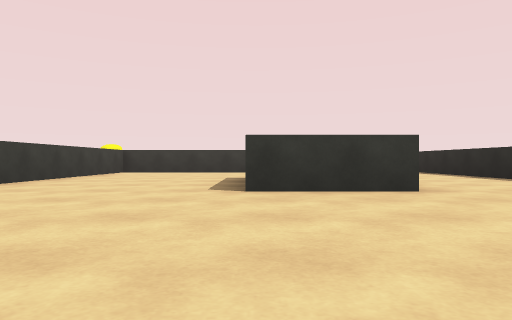
view 1 (above)

24 first-person views from a walk through a Unity game level. The camera is 0.33 m above the floor, looks level and sees 70° across. The floor is counted in squares, 1 m on a side. Each view is taken from the middle of a square. On the plan, view 1 faces up. The plan holds only what a view shows up to about 9 squares ahead; the rest is blank. The player character is not drawn.

view 2
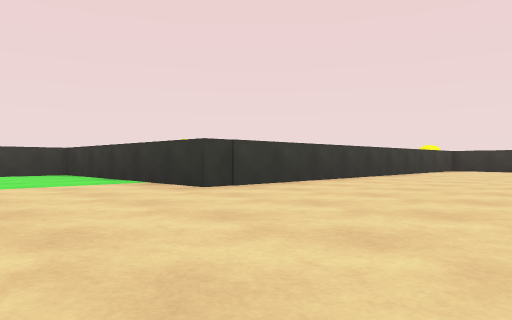

view 3
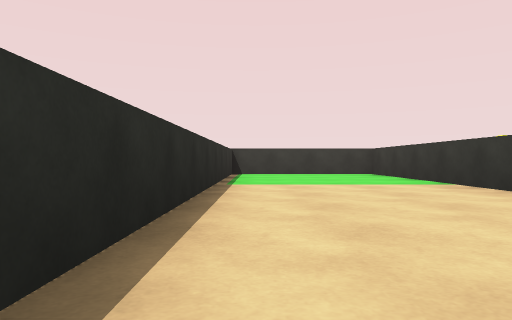

view 4
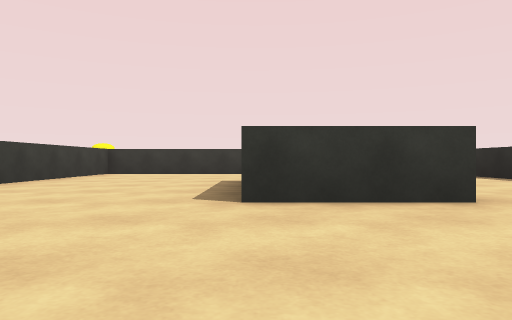

view 5
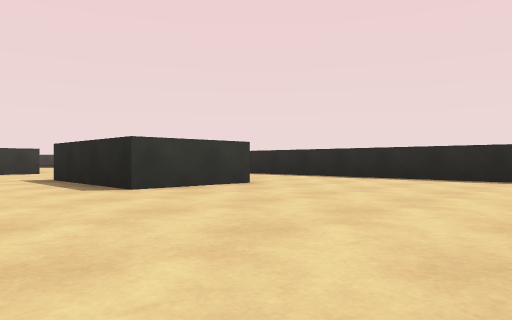

view 6
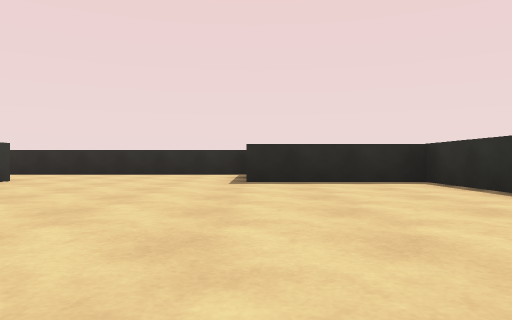

view 7
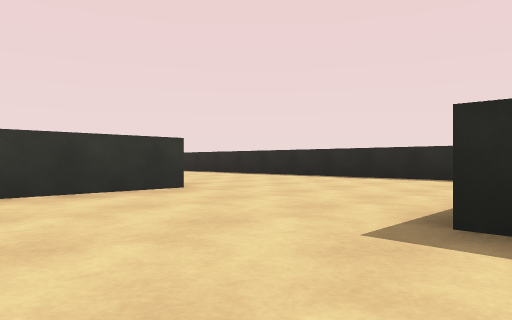

view 8
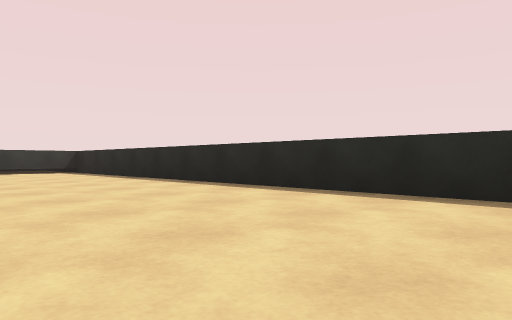

view 9
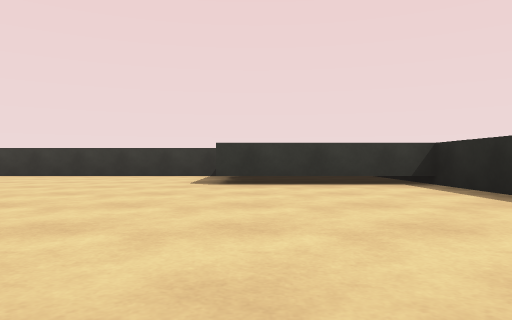

view 10
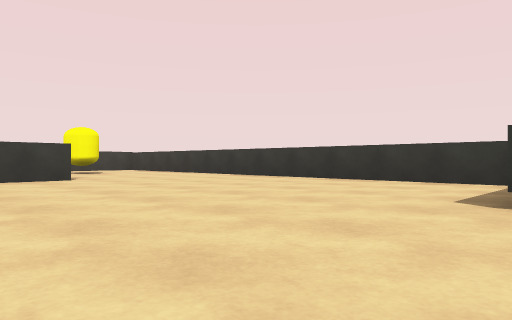

view 11
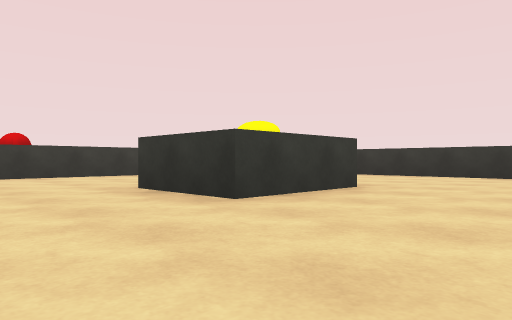

view 12
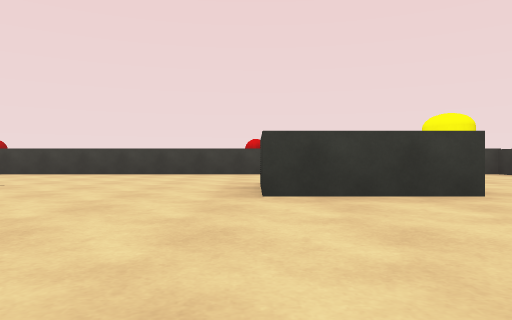

view 13
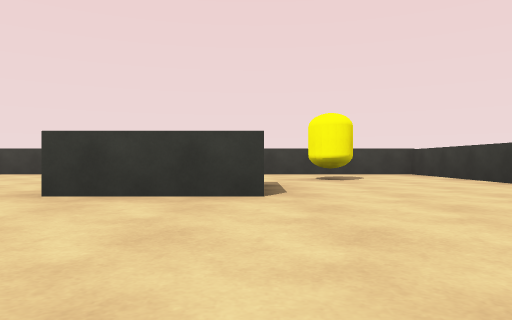

view 14
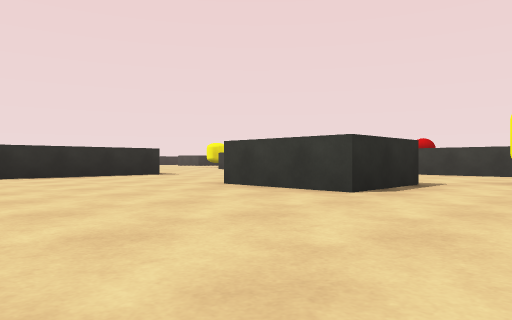

view 15
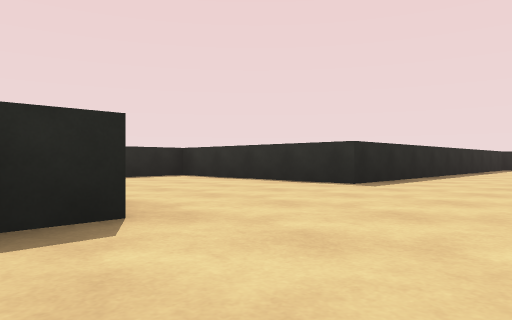

view 16
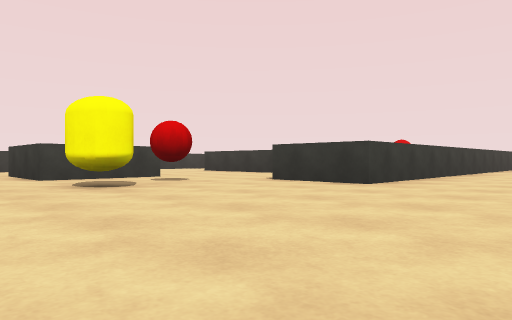

view 17
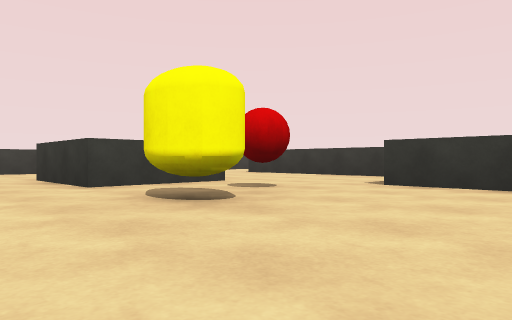

view 18
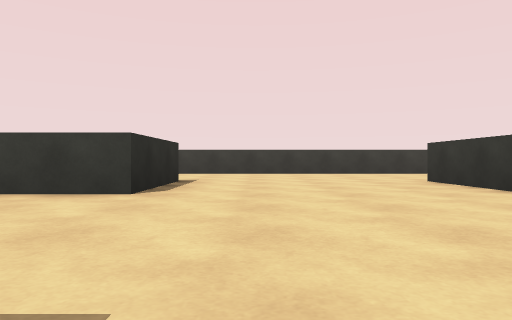

view 19
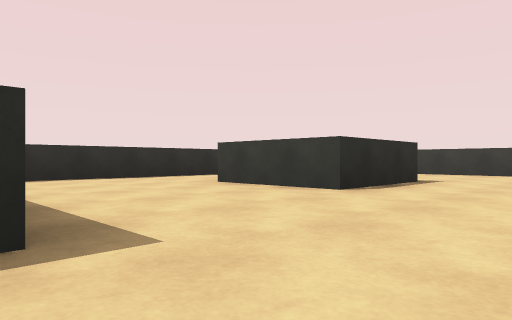

view 20
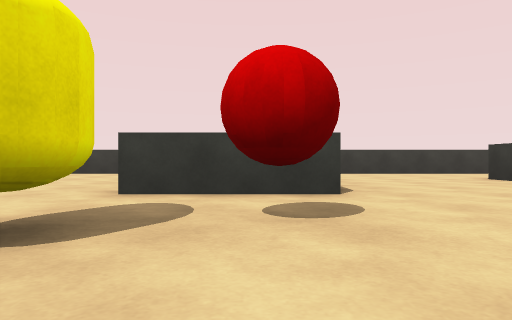

view 21
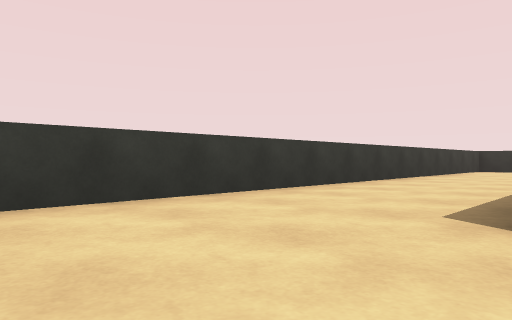

view 22
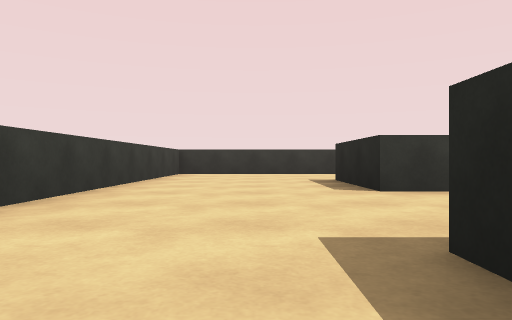

view 23
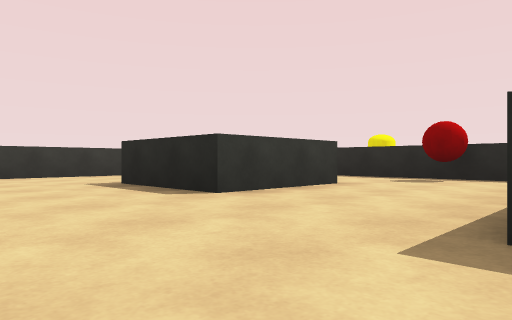

view 24
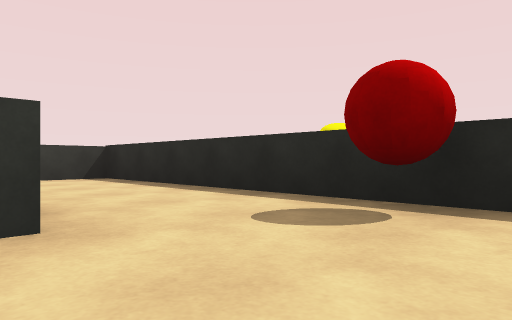

### Floor plan
Points are (right, up) in squares from view 1. A wall is a line through its corners. A room is listed if a view was taken in it or the views show most of it. See-through windows are left out.
Room 1 (views 1, 2, 3, 4, 5, 6, 7, 8, 9, 10, 11, 12, 13, 14, 15, 16, 17, 18, 19, 20, 21, 22, 23)
walls: (-5.4, 5.9) (-5.4, 11.5) (-1.2, 11.5) (-1.2, 12.9); (0.5, 9.7) (-3.5, 9.7) (-3.5, 0.7) (-8.5, 0.7) (-8.5, -2.6); (-12.4, 11) (-14.8, 11); (1.8, 3.8) (-0.1, 3.8) (-0.1, 6.6); (-15.6, 11) (-16.4, 11); (-8.2, -2.6) (1.5, -2.6) (1.5, 0.2); (-16.3, 12.9) (-16.3, 13.4); (-18.8, 7.2) (-18.8, 0.5); (4.4, 0.1) (4.4, 18.4); (-15.4, -2.6) (-11.4, -2.6); (-18.8, 14.4) (-18.8, 9); (4.5, 17.9) (1.4, 17.9); (1.2, 20.6) (-9.4, 20.6) (-9.4, 8.6) (-11.2, 8.6)
ways out: opening at (-17.5, 14) to room 2
objects: block (-15, 0) to (-14, 2); block (-15, 6) to (-14, 8); yellow capsule (-12, 6) to (-11, 6); red ball (-12, 7); yellow capsule (-7, 18); block (-6, 15) to (-5, 17)
Room 2 (view 24)
walls: (-14.4, 20.6) (-18.8, 20.6) (-18.8, 14.4); (-11.2, 14.2) (-11.2, 20.6) (-12.4, 20.6)
ways out: opening at (-17.5, 14) to room 1
objects: block (-15, 16) to (-14, 18); red ball (-12, 15)

Where each view was taken, in squares from view 1:
view 1: 0 up, 0 right, facing up
view 2: 2 down, 0 right, facing up-left
view 3: 2 down, 0 right, facing left
view 4: 1 up, 0 right, facing up
view 5: 0 up, 2 left, facing up-right
view 6: 0 up, 4 left, facing right
view 7: 6 up, 2 left, facing up-right
view 8: 8 up, 1 right, facing up-right
view 9: 13 up, 2 right, facing up
view 10: 15 up, 2 right, facing up-left
view 11: 13 up, 2 left, facing up-left
view 12: 15 up, 1 left, facing left
view 13: 17 up, 1 left, facing left
view 14: 19 up, 1 left, facing down-left
view 15: 16 up, 8 left, facing down-right
view 16: 4 up, 7 left, facing up-left
view 17: 4 up, 9 left, facing up-left
view 18: 3 up, 10 left, facing left
view 19: 4 up, 10 left, facing down-left
view 20: 7 up, 10 left, facing left
view 21: 9 up, 16 left, facing up-left
view 22: 12 up, 17 left, facing up
view 23: 13 up, 18 left, facing up-right
view 24: 14 up, 14 left, facing up-right
